Frame 1 (no input): blank canvas, image omitted
Frame 60 (the mouse pressed at the canvas centre just before this capture): blank canvas, image omitted
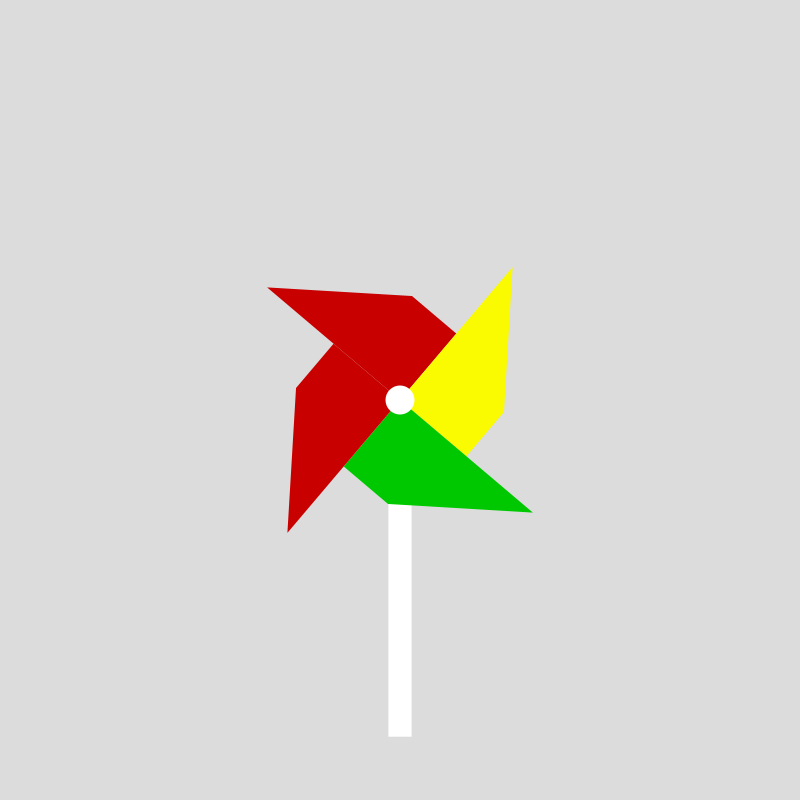
Frame 120 (the mouse held since frame 60 and released just before this capture)

The Processing sketch whose frames 1 and 60 were blank and that drew this single picture after the mouse press (run headless with seeded random() and noise(); from frame 60 on, the mouse is pressed at the canvas centre):

// Processing sketch: week10
// ── week10.pde
int n_pw =10;
float[] pwx = new float[n_pw]; //우l치 x
float [] pwy = new float[n_pw]; //위치 y
float [] pws = new float[n_pw]; // 크기 
float [] pwsp = new float[n_pw]; // 속도
float [] pwa = new float[n_pw]; //날개 위치
boolean[] pwvisible = new boolean[n_pw];

void setup(){
  size(800,800);
  smooth();
  noStroke();
  for(int i = 0; i < n_pw; i++){
    pwx[i] = random(0, width);
    pwy[i] = random(0, height);
    pws[i] = random(1, 3);
    pwsp[i] = random(0.1, 0.5);
    pwa[i] = 0;
    pwvisible[i] = false;
  }
  
}
float angle = 0.0;
void draw(){
   background(220);
   for(int i = 0; i < n_pw; i++){
     if(pwvisible[i]){
       pwa[i]=drawPinWheel(pwx[i], pwy[i], pws[i], pwsp[i], pwa[i]);
     }
   }
}

int visible_count = 0;
//클릭한 것을 별도의 마우스 이벤트로 확인-한번 뭔가 실행하고 끝
void mousePressed(){
  if(visible_count < n_pw){
    pwvisible[visible_count] = true;
    pwx[visible_count]= mouseX;
    pwy[visible_count] = mouseY;
    visible_count++;
  }
}

float drawPinWheel(float cx, float cy, float cs, float csp, float ca){
  pushMatrix();
  translate(cx, cy);
  scale(cs);
  fill(255);
  rect(0-4, 0+16, 8,100);
  pushMatrix();
  translate(0,0);
  ca+=csp;
  rotate(ca);
  fill(200, 0, 0);
  quad(0,0,0,-60,30,-20,30,0);
  fill(250, 250, 0);
  quad(0,0,60,0,20,30,0, 30);
  fill(0, 200, 0);
  quad(0,0,0,60,-30,20,-30,0);
  fill(200, 0, 0);
  quad(0,0,-60,0,-20,-30,0, -30);
  popMatrix();
  fill(255);
  ellipse(0, 0, 10, 10);
  popMatrix();
  
  return ca;
}
